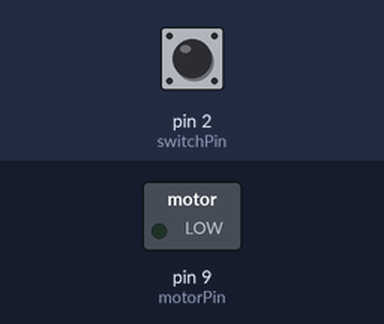
The sketch below on a simulated Arduino Uno, built with avr-gcc and run on an emulated ATmega328P. Shown: switched loads named in the sketch (green lamp = pin HIGH). The test bench sets the inputs (shaded band); at power-on: pin 2 (switchPin) LOW.

Above: at 1.2 s.
1.3 s: pin 2 (switchPin) pulled HIGH for 0.15 s
At 1.37 s:
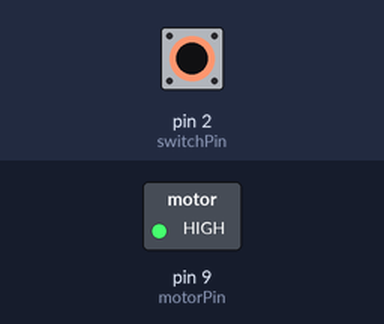
2.9 s: pin 2 (switchPin) pulled HIGH for 3.2 s
At 6.6 s:
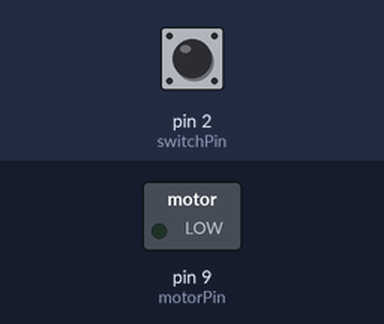
Timing chart, 0 to 8.1 s (numbered marks = the images above; inputs shaded):
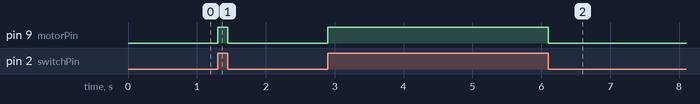

Measured:
- after the input at 1.3 s, pin 9 (motorPin): LOW → HIGH at once, → LOW 0.15 s later
- after the input at 2.9 s, pin 9 (motorPin): LOW → HIGH at once, → LOW 3.2 s later

The sketch:

_09_dc_motor.ino
```cpp
const int switchPin = 2;
const int motorPin = 9;
int switchState = 0;

void setup() {
  pinMode(switchPin, INPUT);
  pinMode(motorPin, OUTPUT);
}

void loop() {
  switchState = digitalRead(switchPin);
  if (switchState == HIGH)
    digitalWrite(motorPin, HIGH);
  else
    digitalWrite(motorPin, LOW);
}
```
